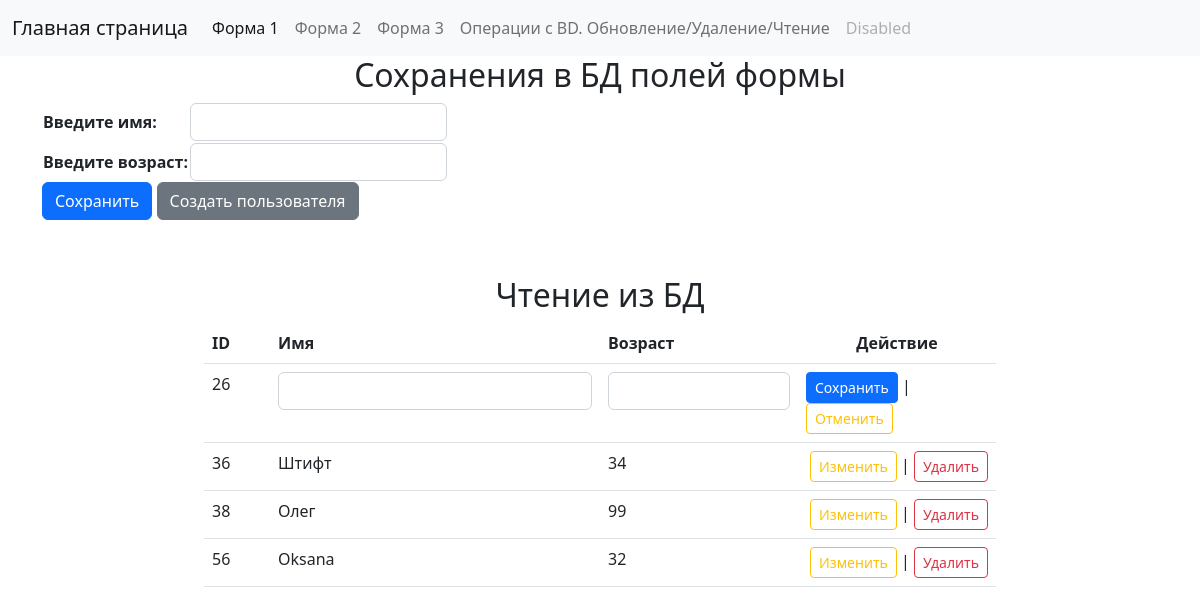
The page /edit/26 on the database its author committed.
### dj_app/models.py (models this page shows)
class Person(models.Model):
    name = models.CharField(max_length=15)
    age = models.IntegerField()
    objects = models.Model

### dj_app/views.py (the view, shortened to what this page needs)
# urls.py: path('edit/<int:user_id>', views.Models.edit, name="edit"),
    @staticmethod
    def edit(request, user_id):
        if request.method == "GET":
            form = OperationForm()  # Создаю форму
            data = DataBase.read(model=Person)  # Читаю таблицу
            context = {"data": data, "form": form, "user_id": int(user_id)}
            return render(request, "operation.html", context=context)

### dj_app/forms.py
class OperationForm(forms.Form):
    name = forms.CharField(label="Введите имя", required=False, max_length=20, widget=forms.widgets.TextInput(attrs={'class': 'form-control'}))
    age = forms.IntegerField(label="Введите возраст", required=False, max_value=99, widget=forms.widgets.NumberInput(attrs={'class': 'form-control'}))

### dj_app/views.py (called while the page is built, shortened)
    @staticmethod
    def read(model, mode="all", **kwargs):
        if mode == "all":  # Получить данные для [всех объектов]
            result = model.objects.all()
            return list(result.values())

### templates/operation.html (shortened to what this page needs)
{% extends 'base.html' %}
{% load static %}
{% block form %}
<div class="container">
    <div class="row">
        <h2 class="text-center">Сохранения в БД полей формы</h2>
        <form method="post" action="">
            <table>{{ form }}</table>
            <input class="btn btn-primary" type="submit" value="Сохранить">
            <a class="btn btn-secondary" href="{% url 'create' %}">Создать пользователя</a>
        </form>
    </div>
</div>
<div class="row">
    <div class="col"></div>
    <div class="col-8">
        <h2 class="mt-5 text-center">Чтение из БД</h2>
        <table class="table">
            <tr>
                <th class="col">ID</th>
                <th class="col-5" style="text-align: left;">Имя</th>
                <th class="col-3">Возраст</th>
                <th class="col-3" style="text-align: center;">Действие</th>
            </tr>
            {% for elm in data %}
            {% if elm.id != user_id %}
            <tr>
                <td>{{ elm.id }}</td>
                <td>{{ elm.name }}</td>
                <td>{{ elm.age }}</td>
                <td style="text-align: right;"><a class="btn btn-outline-warning btn-sm" href="/edit/{{ elm.id }}">Изменить</a>
                    | <a class="btn btn-outline-danger btn-sm" href="/delete/{{ elm.id }}">Удалить</a></td>
            </tr>
            {% else %}
            <tr>
                <form method="post" action="/edit/{{ elm.id }}">
                    <td>{{ elm.id }}</td>
                    <td>{{ form.name }}</td>
                    <td>{{ form.age }}</td>
                    <td><input class="btn btn-primary btn-sm" type="submit" value="Сохранить"> | <a
                            class="btn btn-outline-warning btn-sm" href="/operation">Отменить</a></td>
                </form>
                {% endif %}
            </tr>
            {% endfor %}
        </table>
    </div>
    <div class="col"></div>
</div>
{% endblock form %}

### rows shown on the page
Person: id "26"
Person: id "36", name "Штифт", age "34"
Person: id "38", name "Олег", age "99"
Person: id "56", name "Oksana", age "32"
